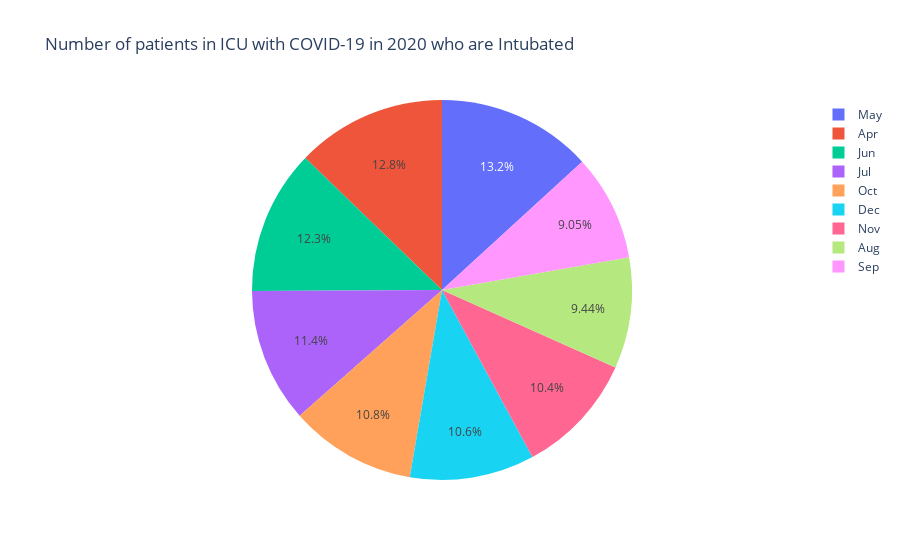

The code cell stored with this chart in its notebook:
### Markdown cell above
It is important to note that a patient being in the ICU does not imply that the patient was intubated hence we should identify what proportion of icu patients are intubated (Attached to a ventilator)

### Code cell
fig = px.pie(cases_time_index_2020,
               values='Intubated',
               names='Month',
            title='Number of patients in ICU with COVID-19 in 2020 who are Intubated')
fig.show()

### Figure 1 — Plotly figure (JSON) as saved in the notebook; plotly's stock layout.template omitted (floating-point values rounded to 4 significant figures; data arrays with more than 128 entries replaced by an {"elided": "..."} marker saying what was removed)
{"data": [{"domain": {"x": [0, 1], "y": [0, 1]}, "hoverlabel": {"namelength": 0}, "hovertemplate": "Month=%{label}<br>Intubated=%{value}", "labels": {"elided": "330 str values"}, "legendgroup": "", "name": "", "showlegend": true, "type": "pie", "values": {"elided": "330 float values"}}], "layout": {"legend": {"tracegroupgap": 0}, "title": {"text": "Number of patients in ICU with COVID-19 in 2020 who are Intubated"}}}
